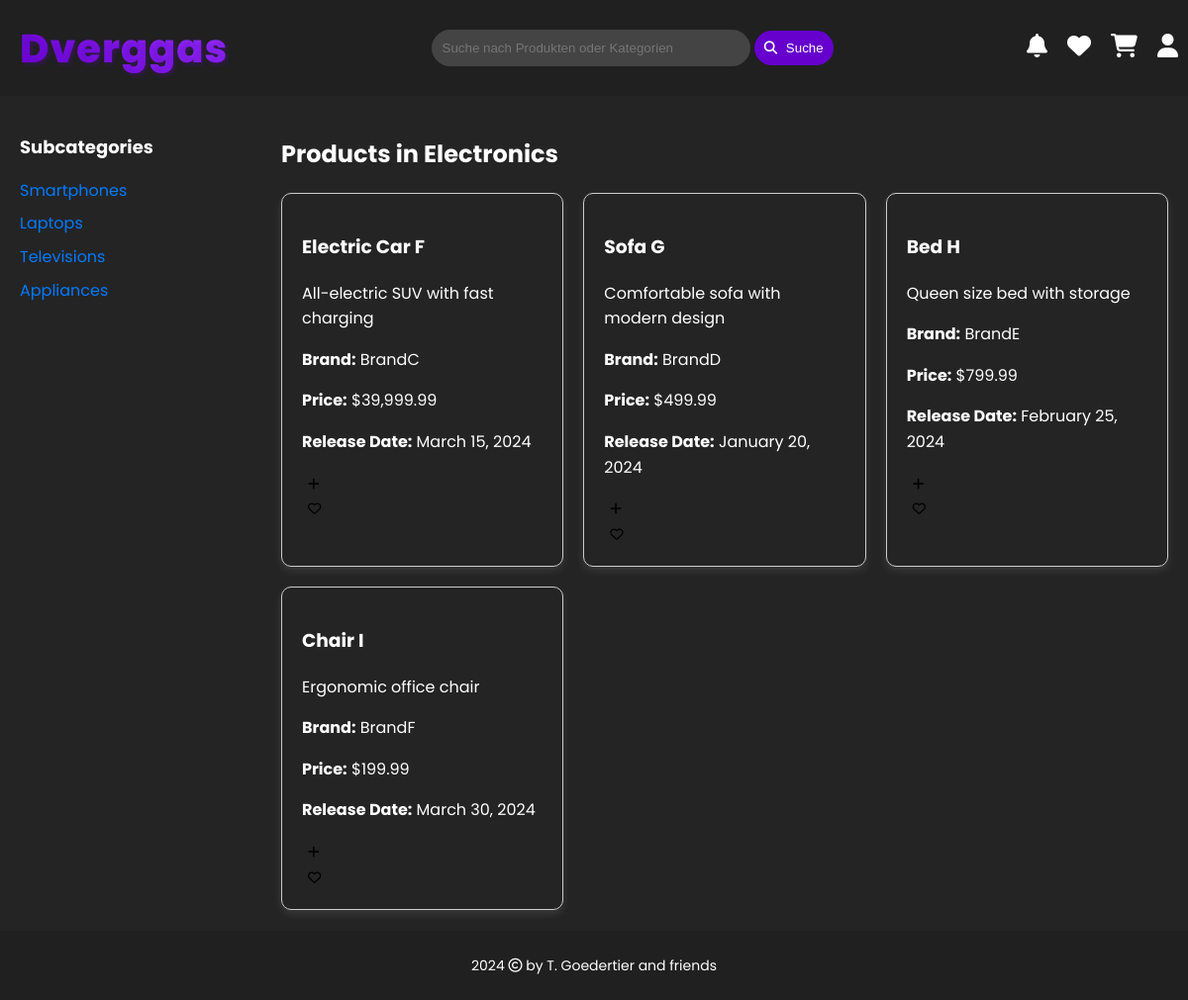
/category.php?id=1, run on the app's committed database.
### tables this page shows
CREATE TABLE IF NOT EXISTS categories (
    id INT PRIMARY KEY AUTO_INCREMENT,
    name VARCHAR(255) NOT NULL,
    parent_id INT NULL,
    FOREIGN KEY (parent_id) REFERENCES categories(id)
);

CREATE TABLE IF NOT EXISTS products (
    id INT AUTO_INCREMENT PRIMARY KEY,
    category_id INT,
    title VARCHAR(48) NOT NULL,
    prod_desc VARCHAR(255) NULL,
    price DECIMAL(12, 2) NULL,
    brand VARCHAR(16) NOT NULL,
    release_date TIMESTAMP NOT NULL,
    upload_date TIMESTAMP DEFAULT CURRENT_TIMESTAMP,
    FOREIGN KEY (category_id) REFERENCES categories(id)
);

### category.php (the view, shortened to what this page needs)
<?php
include_once 'include/head.php';
include_once 'include/header.php';
include_once 'db/connection.php';
$category_id = isset($_GET['id']) ? intval($_GET['id']) : 0;
$query_category = "SELECT * FROM categories WHERE id = $category_id LIMIT 1";
$result_category = mysqli_query($conn, $query_category);
$category = mysqli_fetch_assoc($result_category);
$query_subcategories = "SELECT id, name FROM categories WHERE parent_id = $category_id";
$result_subcategories = mysqli_query($conn, $query_subcategories);
$subcategories = [];
while ($row = mysqli_fetch_assoc($result_subcategories)) {
    $subcategories[] = $row;
}
$subcategory_ids = array_merge([$category_id], array_column($subcategories, 'id'));
$placeholders = implode(',', array_fill(0, count($subcategory_ids), '?'));
$query_products = "SELECT * FROM products WHERE category_id IN ($placeholders)";
$stmt = $conn->prepare($query_products);
$stmt->bind_param(str_repeat('i', count($subcategory_ids)), ...$subcategory_ids);
$stmt->execute();
$result_products = $stmt->get_result();
$products = [];
while ($row = $result_products->fetch_assoc()) {
    $products[] = $row;
}
?>
<div class="main-content" style="display: flex;">
    <aside class="category-menu" style="width: 20%; padding: 20px;">
        <h3>Subcategories</h3>
        <ul>
            <?php foreach ($subcategories as $subcategory): ?>
                <li>
                    <a href="category.php?id=<?= $subcategory['id']; ?>">
                        <?= htmlspecialchars($subcategory['name']); ?>
                    </a>
                </li>
            <?php endforeach; ?>
        </ul>
    </aside>
    <section class="products" style="width: 80%; padding: 20px;">
        <h2>Products in <?= htmlspecialchars($category['name']); ?></h2>
        <?php if (count($products) > 0): ?>
            <div class="product-grid" style="display: grid; grid-template-columns: repeat(3, 1fr); gap: 20px;">
                <?php foreach ($products as $product): ?>
                    <div class="product-card" style="border: 1px solid #ccc; padding: 20px; border-radius: 10px;">
                        <h3><?= htmlspecialchars($product['title']); ?></h3>
                        <p><?= htmlspecialchars($product['prod_desc']); ?></p>
                        <p><strong>Brand:</strong> <?= htmlspecialchars($product['brand']); ?></p>
                        <p><strong>Price:</strong> $<?= number_format($product['price'], 2); ?></p>
                        <p><strong>Release Date:</strong> <?= date("F j, Y", strtotime($product['release_date'])); ?></p>
                        <div class="product-actions">
                            <form class="add-to-cart-form" onsubmit="addToCart(event, this)">
                                <button type="submit" style="background: none; border: none; cursor: pointer;">
                                    <i class="fa-solid fa-plus"></i>
                                </button>
                            </form>
                            <form class="add-to-wishlist-form" onsubmit="addToWishlist(event, this)">
                                <button type="submit" style="background: none; border: none; cursor: pointer;">
                                    <i class="fa-regular fa-heart"></i>
                                </button>
                            </form>
                        </div>
                    </div>
                <?php endforeach; ?>
            </div>
        <?php else: ?>
            <p>No products found in this category.</p>
        <?php endif; ?>
    </section>
</div>
<?php include_once 'include/footer.php'; ?>

### styles/styles.css (style rules this page uses)
:root { --bg-color: #242424; --text-color: white; --header-bg-color: #202020; --card-bg-color: #333; --input-bg-color: #444; --link-color: #007bff; --shadow-color: rgba(255, 255, 255, 0.1); --hover-shadow-color: rgba(255, 255, 255, 0.2); }
body { font-family: 'Poppins', Arial, Helvetica, sans-serif; background-color: var(--bg-color); color: var(--text-color); line-height: 1.6; min-height: 100vh; display: flex; flex-direction: column; margin: 0; padding: 0; }
html, body { height: 100%; }
.category-menu h3 { font-size: 18px; margin-bottom: 10px; }
.category-menu ul { list-style: none; padding: 0; }
.category-menu ul li { margin-bottom: 8px; }
.category-menu ul li a { text-decoration: none; color: var(--link-color); }
.product-grid { display: grid; grid-template-columns: repeat(3, 1fr); gap: 20px; }
.product-card { border: 1px solid var(--card-bg-color); padding: 20px; border-radius: 10px; box-shadow: 0 4px 8px var(--shadow-color); transition: box-shadow 0.3s ease; }

### data on the page
categories: name "Smartphones"
categories: name "Laptops"
categories: name "Televisions"
categories: name "Appliances"
categories: name "Electronics"
products: title "Electric Car F", prod_desc "All-electric SUV with fast charging", brand "BrandC", price "39,999.99", release_date "March 15, 2024"
products: title "Sofa G", prod_desc "Comfortable sofa with modern design", brand "BrandD", price "499.99", release_date "January 20, 2024"
products: title "Bed H", prod_desc "Queen size bed with storage", brand "BrandE", price "799.99", release_date "February 25, 2024"
products: title "Chair I", prod_desc "Ergonomic office chair", brand "BrandF", price "199.99", release_date "March 30, 2024"
